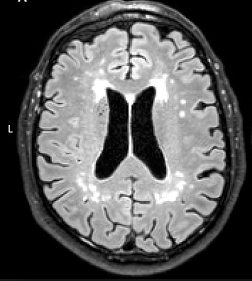
#> input picture brain.png, 252 x 281 px
$ jupyter execute --allow-errors AIP_segm1_Intro.ipynb   (shell and % lines are left out)
#> lines starting #> are read from the running program, lines starting #| are printed output that depends on the picture
# *Week 1, Exercise 1: Introduction to Segmentation*

## YOU HAVE TO HAND IN ON BRIGHTSPACE:

 * This notebook file
 * The answers to the questions in a separate PDF.

### During this practical session we will refresh the following topics:

 * Basic image processing techniques (filtering, morphological operations, etc.)
 * Several types of image thresholing for object segmentation
 * Segmentation using the Region Growing method

[cell 1]
import numpy as np
import matplotlib.pyplot as plt
from skimage.segmentation import flood_fill, flood
from skimage.morphology import disk, dilation, erosion, reconstruction
from skimage.filters import threshold_otsu, gaussian
from skimage.color import rgb2gray
from skimage.io import imread, imread_collection


# load the data D from the mri folder
D = imread_collection('mri/*')

# plotting a few slices

plt.rcParams['figure.figsize'] = [12, 8] # bump up the figure size a bit
fig, axs = plt.subplots(1,3)
#> (the rest of this cell did not finish here and is left out)

## Question 1:

 * What are the minimum and maximum intensity values in D?

 * What is the type (uint8, unit16, boolean, double) of D?

 * What are the minimum and maximum intensity values for this type of image?

[cell 2]
# Effect of applying Gaussian filter with given sigma

fig, axs = plt.subplots(1,3)
#> (the rest of this cell did not finish here and is left out)

[cell 3]
# To plot the histogram of intensity values of the original image and the smoothed version.
# .ravel() is used to convert the 2d slice into a 1d array.

fig, axs = plt.subplots(1,2)
#> (the rest of this cell did not finish here and is left out)

#> (a cell that did not finish here is left out)

#> (a cell that did not finish here is left out)

#> (a cell that did not finish here is left out)

[cell 7]
# Two other useful image processing operations come from the field of
# mathematical morphology: dilation and erosion. Both of them require a
# structuring element

se = disk(1)

#> (the rest of this cell did not finish here and is left out)

[cell 8]
# We can use the morphological operations to find object/region boundaries, for
# example:

fig, axs = plt.subplots(1,2)
#> (the rest of this cell did not finish here and is left out)

#> (a cell that did not finish here is left out)

[cell 10]
# A useful function in this course is application of a user-specified
# lambda function to all the values in an array. Having that, we do
# not really need to use any 'for-loops'. Using the above mentioned function
# one can solve the majority, if not all exercises in this course. Note: all the
# exercises in this course can be solved without 'for-loops' which make the
# code more difficult to read and prone to errors.
# Syntax: (lambda x: 'function of x')(x)
# For example, to invert a uint8 image, we can just change all the
# intensity values according to the function y = 255 - x,

fig, axs = plt.subplots(1,2)

#> (the rest of this cell did not finish here and is left out)

# Exercise 1.1: Thresholding

 * Randomly pick up a slice from D in the range of [0, 26]


 * Compute the average intensity value, $\mu$, for that slice and the standard deviation, $\sigma$, excluding all the zero-valued pixels.


 * Display the selected slice and another image in which all the values above $\mu+\sigma$ have values 1, all the pixels with intensities smaller than $\mu - \sigma$ have value 0, and inbetween - value 0.5. The computed $\mu$ and $\sigma$ should be displayed in the title. To display the numbers use an f-string:
 ```f"Normal words {variable}"```.

Note: numpy arrays remain linked, use .copy() to avoid changing the original array (f.e. ```slice_n = D[:,:,0,n].copy()```).

[cell 11]
# Excercise 1.1 answer

# Exercise 1.2: Brain segmentation

In this exercise you will determine the fraction of gray matter, white
matter and CSF in a T1-weighted brain image.

 * First, search for a skull-stripped T1-weighted axial brain image on Google. It is important that the skull is removed, otherwise the segmentation will become more complicated.


 * Using thresholding, segment the image into gray matter, white matter and CSF and determine their relative fractions with respect to the total brain volume (i.e. the three segments together should sum up to 100%).


 * Plot the three segments and put the relative fractions of these segments in the figure titles.


 Hint 1: to compute the area of a region/segment in a binary image use numpy's ```np.sum()```.

 Hint 2: If you want to use multiple thresholds at once, use the ```&``` sign: ```BW = (I < thresh1) & (I > thresh2) ```.

[cell 12]
# Excercise 1.2 answer

[cell 13]
## Region Growing

#  In this exercise we will use the flood fill function to segment the
#  brain ventricles on a Magnetic Resonance Image.

#  1) Load the brain.png file with the imread function as float data type.

#  2) We transform our rgb image to grayscale with rgb2gray.

#  3) Display the image.

#  4) As we display the image we can select one pixel that represents the
#  area we want to segment(ventricles). Select one pixel on the left side.

#  5) This pixel coordinates will represent the seed, which is the location
#  where the algorithm will start growing. The difference between a pixel's intensity
#  value and the region's mean, is used as a measure of similarity. The pixel
#  with the smallest difference measured this way is allocated to the respective region.
#  This process stops when the intensity difference between region mean and
#  new pixel become larger than a certain threshold. We will use 0.3
#
#  6) We Use the coordinates as input to the region growing function.

image = np.asarray(imread('brain.png'), dtype = float)
#> image: shape (281, 252, 3) float64; min 0, max 255, mean 89
image = rgb2gray(image)
#> image: shape (281, 252) float64

image_left_highlighted = flood_fill(image, (124,120), 255, connectivity = 2, tolerance = 0.3*255)
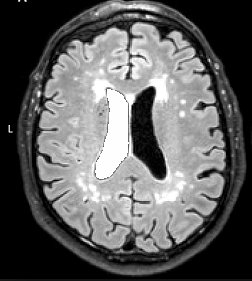
#> image_left_highlighted: shape (281, 252) float64; min 0, max 255, mean 95.1; drawn with min black and max white

fig, axs = plt.subplots(1,3)
axs[0].imshow(image, cmap = 'gray')
axs[0].set_title(f"Original Image")

axs[1].imshow(image_left_highlighted, cmap = 'gray')
axs[1].set_title(f"Left Ventricle Highlighted")

# 9) We are interested in segmenting the right ventricle as well,
# so repeat the previous steps (5,7 and 8) using a coordinate from the right
# ventricle. Furthermore, save the result of the region growing algorithm  in
# variable called |J2| and the addition result on a variable called |z2|.

image_both_highlighted = flood_fill(image_left_highlighted, (124,135), 255, connectivity = 2, tolerance = 0.3*255)
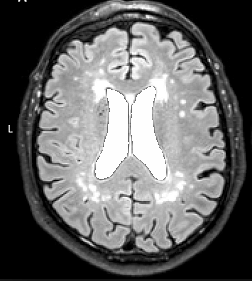
#> image_both_highlighted: shape (281, 252) float64; min 0, max 255, mean 101.5; drawn with min black and max white

axs[2].imshow(image_both_highlighted, cmap = 'gray')
axs[2].set_title(f"Both Ventricles Highlighted")

plt.show()
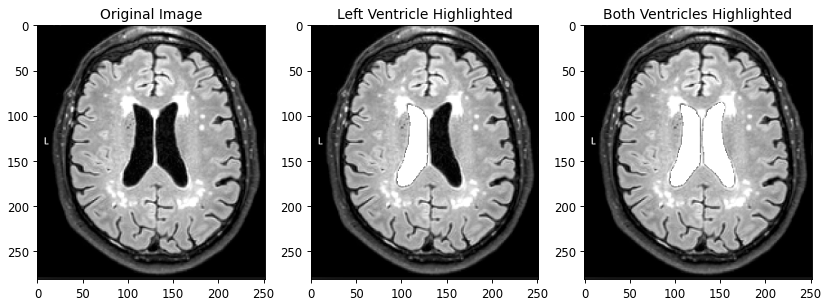
#> figure drawn by matplotlib, 3 panels

$ run again, with abdomen-CT.jpg saved as brain.png
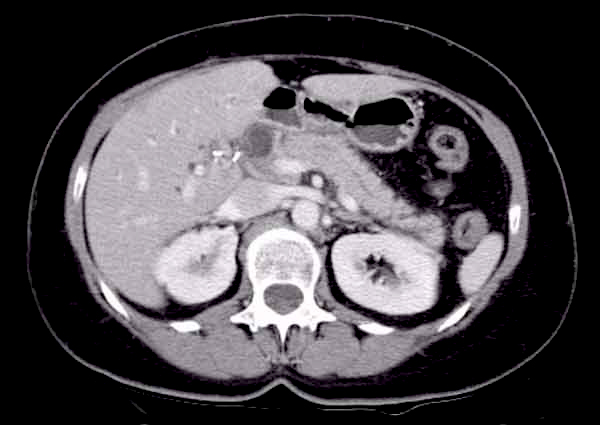
#> input picture abdomen-CT.jpg, 600 x 425 px
#> `image_left_highlighted = flood_fill(image, (124,120), 255, connectivit..`:
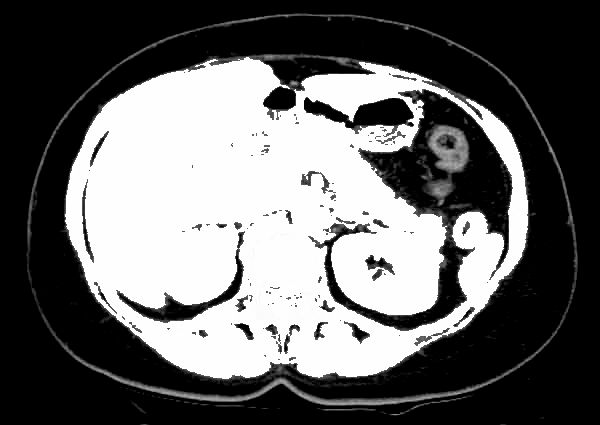
#> image_left_highlighted: shape (425, 600) float64; min 0, max 255, mean 100.5; drawn with min black and max white
#> `plt.show()`:
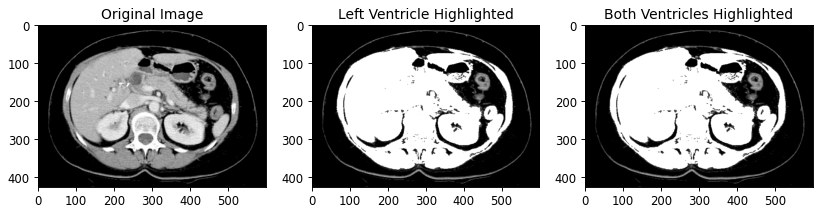
#> figure drawn by matplotlib, 3 panels

$ run again, with livermetastases.jpg saved as brain.png
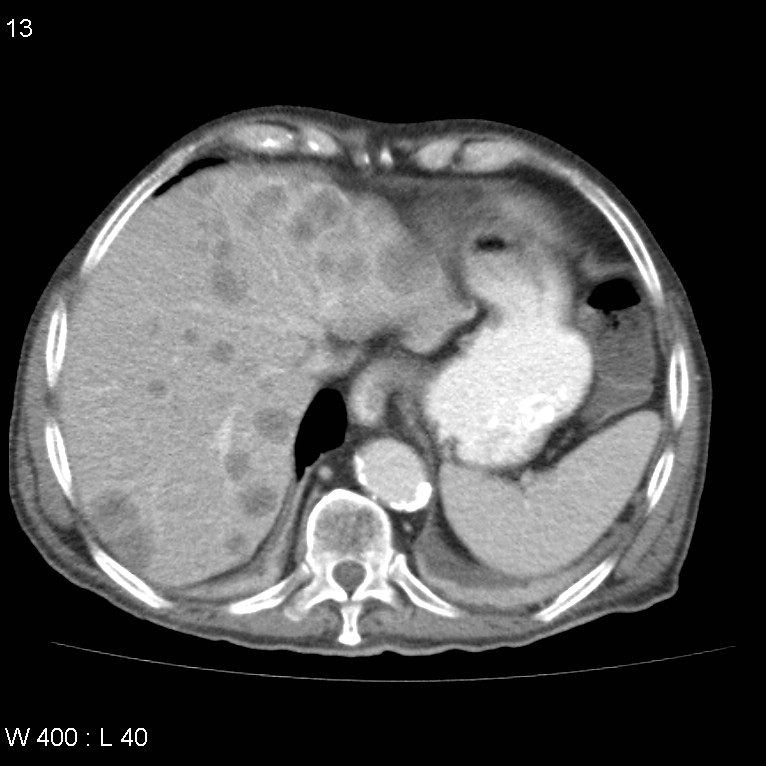
#> input picture livermetastases.jpg, 766 x 766 px
#> `image_left_highlighted = flood_fill(image, (124,120), 255, connectivit..`:
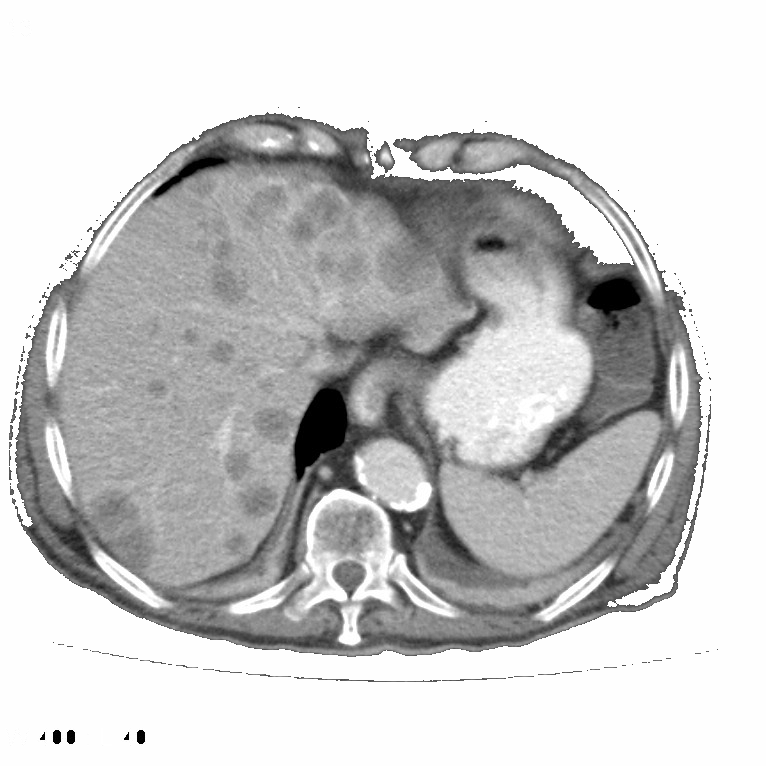
#> image_left_highlighted: shape (766, 766) float64; min 0, max 255, mean 201.3; drawn with min black and max white
#> `plt.show()`:
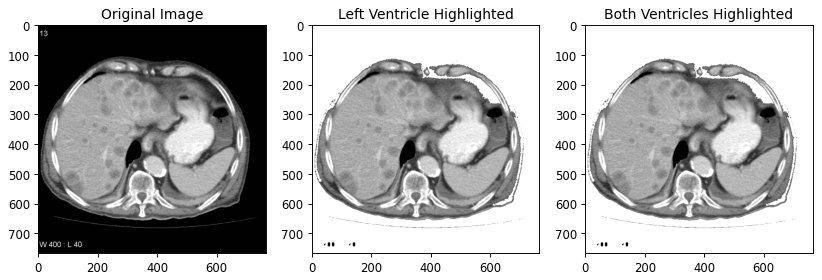
#> figure drawn by matplotlib, 3 panels
